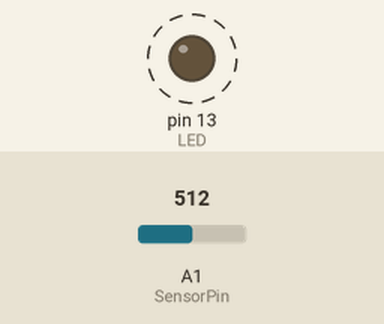
The sketch below on a simulated Arduino Uno, built with avr-gcc and run on an emulated ATmega328P. Parts: output pins drawn as LEDs (lit = HIGH). Dashed ring = blinking. The test bench sets the inputs (shaded band); at power-on: A1 (SensorPin) = 512. What the sketch prints to the serial monitor is not drawn.

Above: at 0.4 s.
Timing chart, 0 to 3.7 s (numbered marks = the images above):
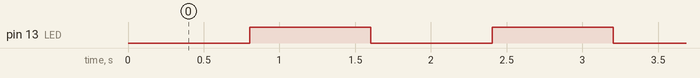

The sketch:

capteur_de_ph_SEN0161.ino
```cpp
/*
 # This sample code is used to test the pH meter V1.0.
 # Editor : YouYou
 # Ver    : 1.0
 # Product: analog pH meter
 # SKU    : SEN0161
*/
#define SensorPin A1 //Branchement sur le pin A1
// pH metre sortie analogique à Arduino entrée analogique 0
#define Offset 0.00            //deviation compensate
#define LED 13  //on définit le PIN de la LED, utile comme indicateur mais facultatif
                //pour le fonctionnement de la sonde à PH
#define samplingInterval 20
#define printInterval 800
#define ArrayLenth  40    //Définit taille du tableau
int pHArray[ArrayLenth];   //Stock la valeur moyenne du retour du capteur
int pHArrayIndex=0;
void setup(void)
{
  pinMode(LED,OUTPUT);
  Serial.begin(9600);
  Serial.println("pH meter experiment!");    //Test dans le moniteur série
}
void loop(void)
{
  static unsigned long samplingTime = millis();
  static unsigned long printTime = millis();
  static float pHValue,voltage;
  if(millis()-samplingTime > samplingInterval)
  {
      pHArray[pHArrayIndex++]=analogRead(SensorPin);
      if(pHArrayIndex==ArrayLenth)pHArrayIndex=0;
      voltage = avergearray(pHArray, ArrayLenth)*5.0/1024;
      pHValue = 3.5*voltage+Offset;
      samplingTime=millis();
  }
  if(millis() - printTime > printInterval)   //Toutes les 800 millisecondes, affiche un numérique,
                                             //Converti l'état de l'indicateur de la LED
  {
    Serial.print("Volt:");
        Serial.print(voltage,2);
        Serial.print("    Valeur de PH = ");
    Serial.println(pHValue,2);
        digitalWrite(LED,digitalRead(LED)^1);
        printTime=millis();
  }
}
double avergearray(int* arr, int number){
  int i;
  int max,min;
  double avg;
  long amount=0;
  if(number<=0){
    Serial.println("Error number for the array to avraging!/n");
    return 0;
  }
  if(number<5){   //Si inférieur à 5, calcule directement statistique
    for(i=0;i<number;i++){
      amount+=arr[i];
    }
    avg = amount/number;
    return avg;
  }else{
    if(arr[0]<arr[1]){
      min = arr[0];max=arr[1];
    }
    else{
      min=arr[1];max=arr[0];
    }
    for(i=2;i<number;i++){
      if(arr[i]<min){
        amount+=min;        //arr<min
        min=arr[i];
      }else {
        if(arr[i]>max){
          amount+=max;    //arr>max
          max=arr[i];
        }else{
          amount+=arr[i]; //min<=arr<=max
        }
      }//if
    }//for
    avg = (double)amount/(number-2);
  }//if
  return avg;
}
```

Measured:
- by itself, pin 13 (LED): alternates HIGH for 0.80 s and LOW for 0.80 s
